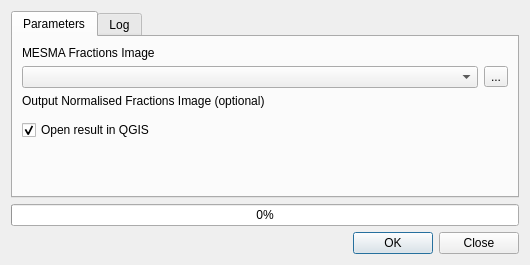
<?xml version="1.0" encoding="UTF-8"?>
<ui version="4.0">
 <class>ShadeNormalisation</class>
 <widget class="QDialog" name="ShadeNormalisation">
  <property name="geometry">
   <rect>
    <x>0</x>
    <y>0</y>
    <width>530</width>
    <height>265</height>
   </rect>
  </property>
  <property name="windowTitle">
   <string>Shade Normalisation</string>
  </property>
  <layout class="QVBoxLayout" name="verticalLayout_2">
   <item>
    <widget class="QTabWidget" name="tabWidget">
     <property name="currentIndex">
      <number>0</number>
     </property>
     <widget class="QWidget" name="tab1">
      <attribute name="title">
       <string>Parameters</string>
      </attribute>
      <layout class="QVBoxLayout" name="verticalLayout_4">
       <item>
        <widget class="QLabel" name="label">
         <property name="text">
          <string>MESMA Fractions Image</string>
         </property>
        </widget>
       </item>
       <item>
        <layout class="QHBoxLayout" name="horizontalLayout">
         <item>
          <widget class="QgsMapLayerComboBox" name="inputComboBox">
           <property name="allowEmptyLayer" stdset="0">
            <bool>true</bool>
           </property>
           <property name="excludedProviders" stdset="0">
            <stringlist>
             <string>[p for p in QgsProviderRegistry.instance().providerList() if p not in ['gdal']]</string>
            </stringlist>
           </property>
          </widget>
         </item>
         <item>
          <widget class="QToolButton" name="inputButton">
           <property name="text">
            <string>...</string>
           </property>
          </widget>
         </item>
        </layout>
       </item>
       <item>
        <widget class="QLabel" name="label_2">
         <property name="text">
          <string>Output Normalised Fractions Image (optional)</string>
         </property>
        </widget>
       </item>
       <item>
        <widget class="QgsFileWidget" name="outputFileWidget" native="true"/>
       </item>
       <item>
        <widget class="QCheckBox" name="openInQGIS">
         <property name="text">
          <string>Open result in QGIS</string>
         </property>
         <property name="checked">
          <bool>true</bool>
         </property>
        </widget>
       </item>
       <item>
        <spacer name="verticalSpacer">
         <property name="orientation">
          <enum>Qt::Vertical</enum>
         </property>
         <property name="sizeHint" stdset="0">
          <size>
           <width>20</width>
           <height>0</height>
          </size>
         </property>
        </spacer>
       </item>
      </layout>
     </widget>
     <widget class="QWidget" name="tab_log">
      <attribute name="title">
       <string>Log</string>
      </attribute>
      <layout class="QVBoxLayout" name="verticalLayout_3">
       <item>
        <widget class="QTextBrowser" name="logBrowser"/>
       </item>
      </layout>
     </widget>
    </widget>
   </item>
   <item>
    <widget class="QProgressBar" name="progressBar">
     <property name="value">
      <number>0</number>
     </property>
    </widget>
   </item>
   <item>
    <widget class="QDialogButtonBox" name="OKClose">
     <property name="orientation">
      <enum>Qt::Horizontal</enum>
     </property>
     <property name="standardButtons">
      <set>QDialogButtonBox::Close|QDialogButtonBox::Ok</set>
     </property>
    </widget>
   </item>
  </layout>
  <action name="inputAction">
   <property name="text">
    <string>...</string>
   </property>
   <property name="iconText">
    <string>...</string>
   </property>
   <property name="toolTip">
    <string>Select a MESMA Fractions Image</string>
   </property>
  </action>
 </widget>
 <customwidgets>
  <customwidget>
   <class>QgsFileWidget</class>
   <extends>QWidget</extends>
   <header>qgsfilewidget.h</header>
  </customwidget>
  <customwidget>
   <class>QgsMapLayerComboBox</class>
   <extends>QComboBox</extends>
   <header>qgsmaplayercombobox.h</header>
  </customwidget>
 </customwidgets>
 <resources>
  <include location="../../../QGIS/images/images.qrc"/>
 </resources>
 <connections/>
</ui>
